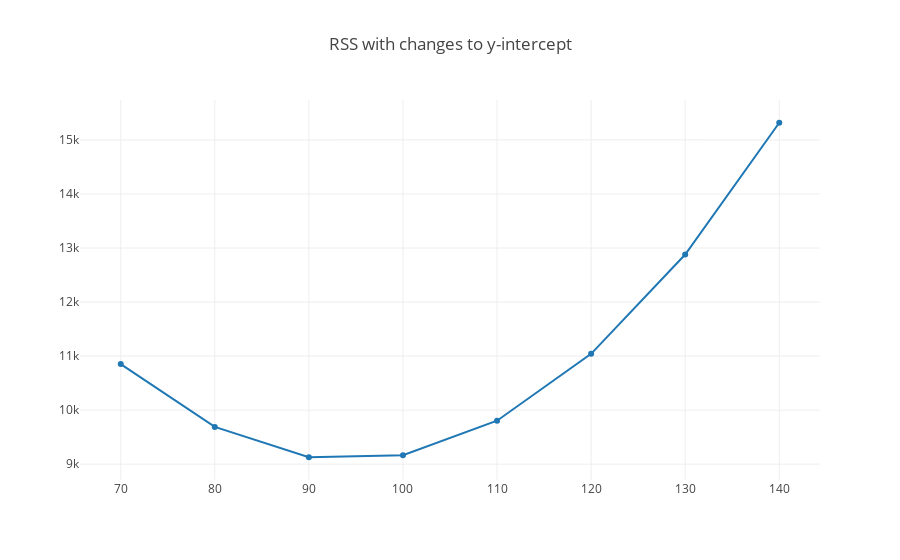

This figure's notebook cell:
### Markdown cell above
We then quantify how well our regression line maps to our data by squaring all of the errors (to eliminate negative values) and adding these squares together, to get our residual sum of squares (RSS).  Armed with a number that describes "goodness of fit", we iteratively try new regression lines by adjusting our y-intercept value, $b$, or slope value, $m$, and assessing goodness of fit.  By finding the values $m$ and $b$ that minimize the RSS, we can find our "best fit line".  In our cost function below, you can see the sequential values of $b$ and the RSS that these values produce (given a specific value $m$).  The bottom of the blue curve displays the $b$ value that produces the lowest RSS.

### Code cell
import plotly
from plotly.offline import init_notebook_mode, iplot
from graph import m_b_trace, trace_values, plot, build_layout
init_notebook_mode(connected=True)
b_values = list(range(70, 150, 10))
rss = [10852, 9690, 9128, 9166, 9804, 11042, 12880, 15318]

layout = build_layout(options = {'title': 'RSS with changes to y-intercept'})
cost_curve_trace = trace_values(b_values, rss, mode="line")
plot([cost_curve_trace], layout)

### Figure 1 — Plotly figure (JSON) as saved in the notebook; plotly's stock layout.template omitted (floating-point values rounded to 4 significant figures)
{"data": [{"mode": "line", "name": "data", "text": [], "x": [70, 80, 90, 100, 110, 120, 130, 140], "y": [10852, 9690, 9128, 9166, 9804, 11042, 12880, 15318]}], "layout": {"title": "RSS with changes to y-intercept"}}
